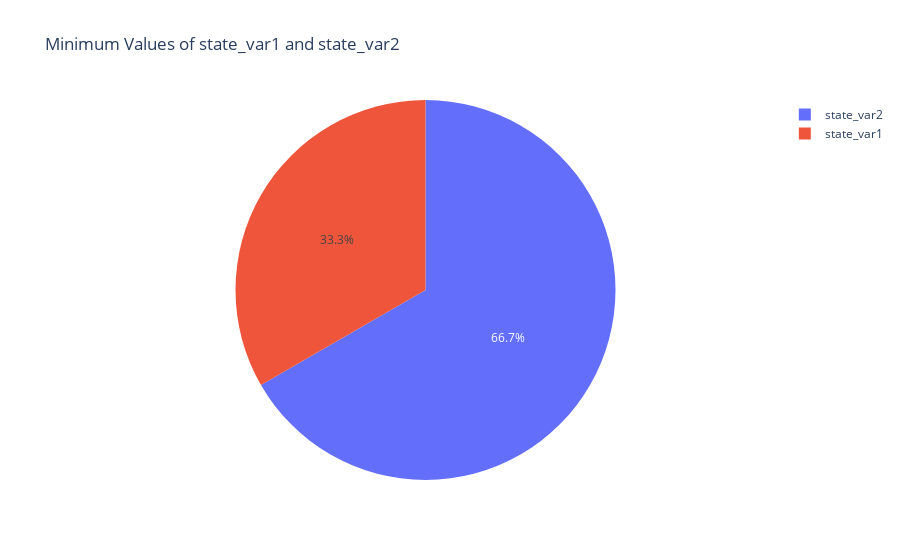

Write notebook code for a chart like this one.
### Code cell
cadcad_gpt('Whats the min value of state var2 and state var1, plot a pie chart of these values')

### Figure 1 — Plotly figure (JSON) as saved in the notebook; plotly's stock layout.template omitted (floating-point values rounded to 4 significant figures)
{"data": [{"domain": {"x": [0, 1], "y": [0, 1]}, "hovertemplate": "variable=%{label}<br>min_value=%{value}<extra></extra>", "labels": ["state_var1", "state_var2"], "legendgroup": "", "name": "", "showlegend": true, "type": "pie", "values": [1, 2]}], "layout": {"legend": {"tracegroupgap": 0}, "title": {"text": "Minimum Values of state_var1 and state_var2"}}}
